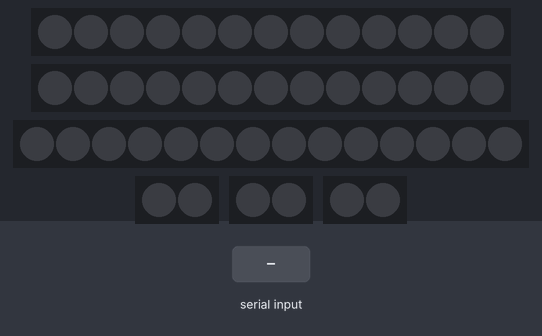
Recording of a sketch running on a simulated Arduino Uno, built with avr-gcc and run on an emulated ATmega328P. Shown: 2 × 13 RGB LEDs in strip order, left to right, 14 RGB LEDs in strip order, left to right, 3 × 2 RGB LEDs in strip order, left to right. The inputs (shaded band) are chosen by the test bench.

Above: at 1.2 s.
1.3 s: "b" received over the second serial link
At 17.31 s:
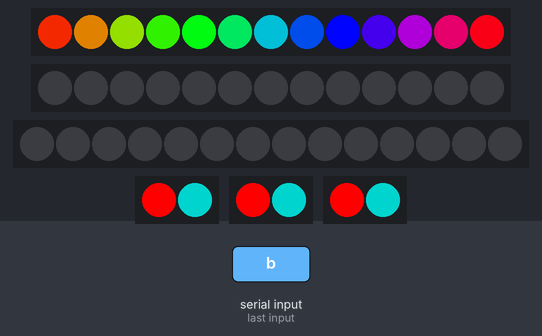
At 17.95 s:
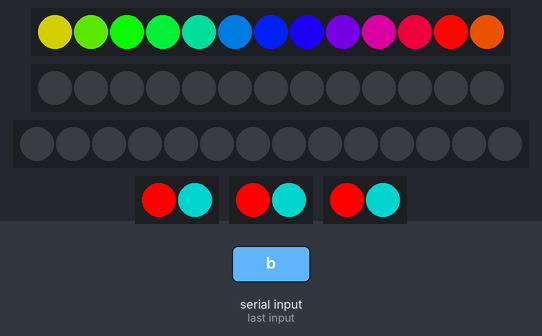
Timing chart, 0 to 19.4 s (numbered marks = the images above; inputs shaded):
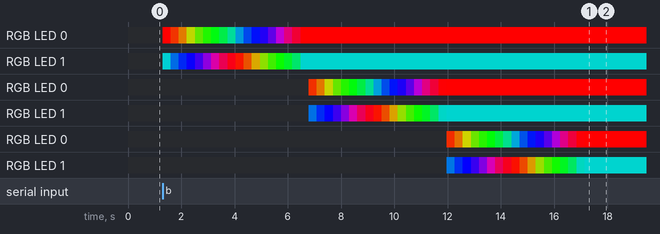

The sketch:

tecnoupsa.ino
```cpp
#include <Adafruit_NeoPixel.h>
#include <SoftwareSerial.h>

// Define los pines y el número de LEDs en cada tira
#define LED_PIN_2 2
#define NUM_LEDS_2 13

#define LED_PIN_3 3
#define NUM_LEDS_3 13

#define LED_PIN_4 4
#define NUM_LEDS_4 14

#define LED_PIN_5 5
#define NUM_LEDS_5 2

#define LED_PIN_6 6
#define NUM_LEDS_6 2

#define LED_PIN_8 8
#define NUM_LEDS_8 2

// Define los pines para el módulo Bluetooth
#define BLUETOOTH_RX 9
#define BLUETOOTH_TX 10

// Define los efectos o patrones de iluminación
enum Effect {
  SOLID,
  SOLID_2,
  WAVE,
  GRADIENT
};

// Crea objetos para cada una de las tiras de LEDs
Adafruit_NeoPixel strip2 = Adafruit_NeoPixel(NUM_LEDS_2, LED_PIN_2, NEO_GRB + NEO_KHZ800);
Adafruit_NeoPixel strip3 = Adafruit_NeoPixel(NUM_LEDS_3, LED_PIN_3, NEO_GRB + NEO_KHZ800);
Adafruit_NeoPixel strip4 = Adafruit_NeoPixel(NUM_LEDS_4, LED_PIN_4, NEO_GRB + NEO_KHZ800);
Adafruit_NeoPixel strip5 = Adafruit_NeoPixel(NUM_LEDS_5, LED_PIN_5, NEO_GRB + NEO_KHZ800);
Adafruit_NeoPixel strip6 = Adafruit_NeoPixel(NUM_LEDS_6, LED_PIN_6, NEO_GRB + NEO_KHZ800);
Adafruit_NeoPixel strip8 = Adafruit_NeoPixel(NUM_LEDS_8, LED_PIN_8, NEO_GRB + NEO_KHZ800);

// Crea un objeto para el módulo Bluetooth
SoftwareSerial bluetooth(BLUETOOTH_RX, BLUETOOTH_TX);

void setup() {
  // Inicia cada una de las tiras de LEDs
  strip2.begin();
  strip3.begin();
  strip4.begin();
  strip5.begin();
  strip6.begin();
  strip8.begin();

  // Inicializa todos los LEDs a 'apagado'
  strip2.show();
  strip3.show();
  strip4.show();
  strip5.show();
  strip6.show();
  strip8.show();

  // Inicializa todos los LEDs a 'apagado'
  turnOffAll();

  // Inicia la comunicación con el módulo Bluetooth
  bluetooth.begin(9600);

  // Imprime mensaje inicial
  Serial.begin(9600);
}

void loop() {
  // Verifica si se ha recibido algún dato desde el módulo Bluetooth
  if (bluetooth.available()) {
    char receivedChar = bluetooth.read();
    displayCombination(receivedChar);
  }
}

// Función para mostrar una combinación de color y patrón según el carácter recibido
void displayCombination(char combination) {
  switch (combination) {
    case 'a':
      setCombination(139, 69, 19, 34, 139, 34, 218, 165, 32, SOLID_2); // Otoño Frío 1
      break;
    case 'b':
      setCombination(128, 0, 0, 0, 128, 0, 128, 128, 0, WAVE); // Otoño Frío 2
      break;
    case 'c':
      setCombination(255, 0, 0, 0, 255, 0, 0, 0, 255, GRADIENT); // Otoño Frío 3
      break;
    case 'd':
      setCombination(0, 0, 255, 139, 0, 139, 0, 255, 255, SOLID_2); // Invierno Frío 1
      break;
    case 'e':
      setCombination(0, 128, 128, 128, 0, 128, 255, 0, 0, WAVE); // Invierno Frío 2
      break;
    case 'f':
      setCombination(0, 255, 255, 255, 0, 0, 0, 255, 0, GRADIENT); // Invierno Frío 3
      break;
    case 'g':
      setCombination(255, 160, 122, 32, 178, 170, 250, 128, 114, SOLID_2); // Verano Cálido 1
      break;
    case 'h':
      setCombination(240, 128, 128, 255, 99, 71, 255, 140, 0, WAVE); // Verano Cálido 2
      break;
    case 'i':
      setCombination(255, 182, 193, 255, 222, 173, 255, 69, 0, GRADIENT); // Verano Cálido 3
      break;
    case 'j':
      setCombination(255, 255, 0, 154, 205, 50, 255, 20, 147, SOLID_2); // Primavera Cálido 1
      break;
    case 'k':
      setCombination(124, 252, 0, 32, 178, 170, 255, 105, 180, WAVE); // Primavera Cálido 2
      break;
    case 'l':
      setCombination(255, 250, 205, 173, 216, 230, 255, 228, 196, GRADIENT); // Primavera Cálido 3
      break;
    case 'p':
      turnOffAll();
      break;
    default:
      break;
  }
}

// Función para establecer una combinación de colores y un efecto para las tiras de LEDs
void setCombination(uint8_t r1, uint8_t g1, uint8_t b1, uint8_t r2, uint8_t g2, uint8_t b2, uint8_t r3, uint8_t g3, uint8_t b3, Effect effect) {
  setColor(strip5, NUM_LEDS_5, r1, g1, b1);
  setEffect(strip5, NUM_LEDS_5, effect);

  setColor(strip6, NUM_LEDS_6, r2, g2, b2);
  setEffect(strip6, NUM_LEDS_6, effect);

  setColor(strip8, NUM_LEDS_8, r3, g3, b3);
  setEffect(strip8, NUM_LEDS_8, effect);

  setColorIntercalated(strip2, NUM_LEDS_2, r1, g1, b1);
  setEffect(strip2, NUM_LEDS_2, effect);

  setColorIntercalated(strip4, NUM_LEDS_4, r2, g2, b2);
  setEffect(strip4, NUM_LEDS_4, effect);

  setColorIntercalated(strip3, NUM_LEDS_3, r3, g3, b3);
  setEffect(strip3, NUM_LEDS_3, effect);
}

// Función para establecer el color de una tira de LEDs
void setColor(Adafruit_NeoPixel &strip, int num_leds, uint8_t red, uint8_t green, uint8_t blue) {
  for (int i = 0; i < num_leds; i++) {
    strip.setPixelColor(i, strip.Color(red, green, blue));
  }
  strip.show();
}

// Función para establecer el color intercalado de una tira de LEDs
void setColorIntercalated(Adafruit_NeoPixel &strip, int num_leds, uint8_t red, uint8_t green, uint8_t blue) {
  for (int i = 0; i < num_leds; i++) {
    if (i % 2 == 0) {
      strip.setPixelColor(i, strip.Color(red, green, blue));
    } else {
      strip.setPixelColor(i, strip.Color(0, 0, 0)); // LED apagado
    }
  }
  strip.show();
}

// Función para aplicar un efecto o patrón a una tira de LEDs
void setEffect(Adafruit_NeoPixel &strip, int num_leds, Effect effect) {
  switch (effect) {
    case SOLID_2:
      solid2(strip, num_leds);
      break;
    case WAVE:
      wave(strip, num_leds);
      break;
    case GRADIENT:
      gradient(strip, num_leds);
      break;
  }
}

// Función para el efecto SOLID_2 (color intercalado cada 2 LEDs)
void solid2(Adafruit_NeoPixel &strip, int num_leds) {
  // Esta función ya se maneja con setColorIntercalated, por lo que no necesita lógica adicional aquí.
}

// Función para el efecto de onda (wave)
void wave(Adafruit_NeoPixel &strip, int num_leds) {
  for (int j = 0; j < 256; j++) {
    for (int i = 0; i < num_leds; i++) {
      strip.setPixelColor(i, Wheel((i * 256 / num_leds + j) & 255));
    }
    strip.show();
    delay(20);
  }
}

// Función para el efecto de gradiente (gradient)
void gradient(Adafruit_NeoPixel &strip, int num_leds) {
  for (int i = 0; i < num_leds; i++) {
    strip.setPixelColor(i, Wheel(i * 256 / num_leds));
  }
  strip.show();
}

// Función para generar colores en rueda
uint32_t Wheel(byte WheelPos) {
  WheelPos = 255 - WheelPos;
  if (WheelPos < 85) {
    return strip2.Color(255 - WheelPos * 3, 0, WheelPos * 3);
  } else if (WheelPos < 170) {
    WheelPos -= 85;
    return strip2.Color(0, WheelPos * 3, 255 - WheelPos * 3);
  } else {
    WheelPos -= 170;
    return strip2.Color(WheelPos * 3, 255 - WheelPos * 3, 0);
  }
}

// Función para apagar todos los LEDs
void turnOffAll() {
  for (int i = 0; i < NUM_LEDS_2; i++) {
    strip2.setPixelColor(i, 0);
  }
  strip2.show();

  for (int i = 0; i < NUM_LEDS_3; i++) {
    strip3.setPixelColor(i, 0);
  }
  strip3.show();

  for (int i = 0; i < NUM_LEDS_4; i++) {
    strip4.setPixelColor(i, 0);
  }
  strip4.show();

  for (int i = 0; i < NUM_LEDS_5; i++) {
    strip5.setPixelColor(i, 0);
  }
  strip5.show();

  for (int i = 0; i < NUM_LEDS_6; i++) {
    strip6.setPixelColor(i, 0);
  }
  strip6.show();

  for (int i = 0; i < NUM_LEDS_8; i++) {
    strip8.setPixelColor(i, 0);
  }
  strip8.show();
}
```
